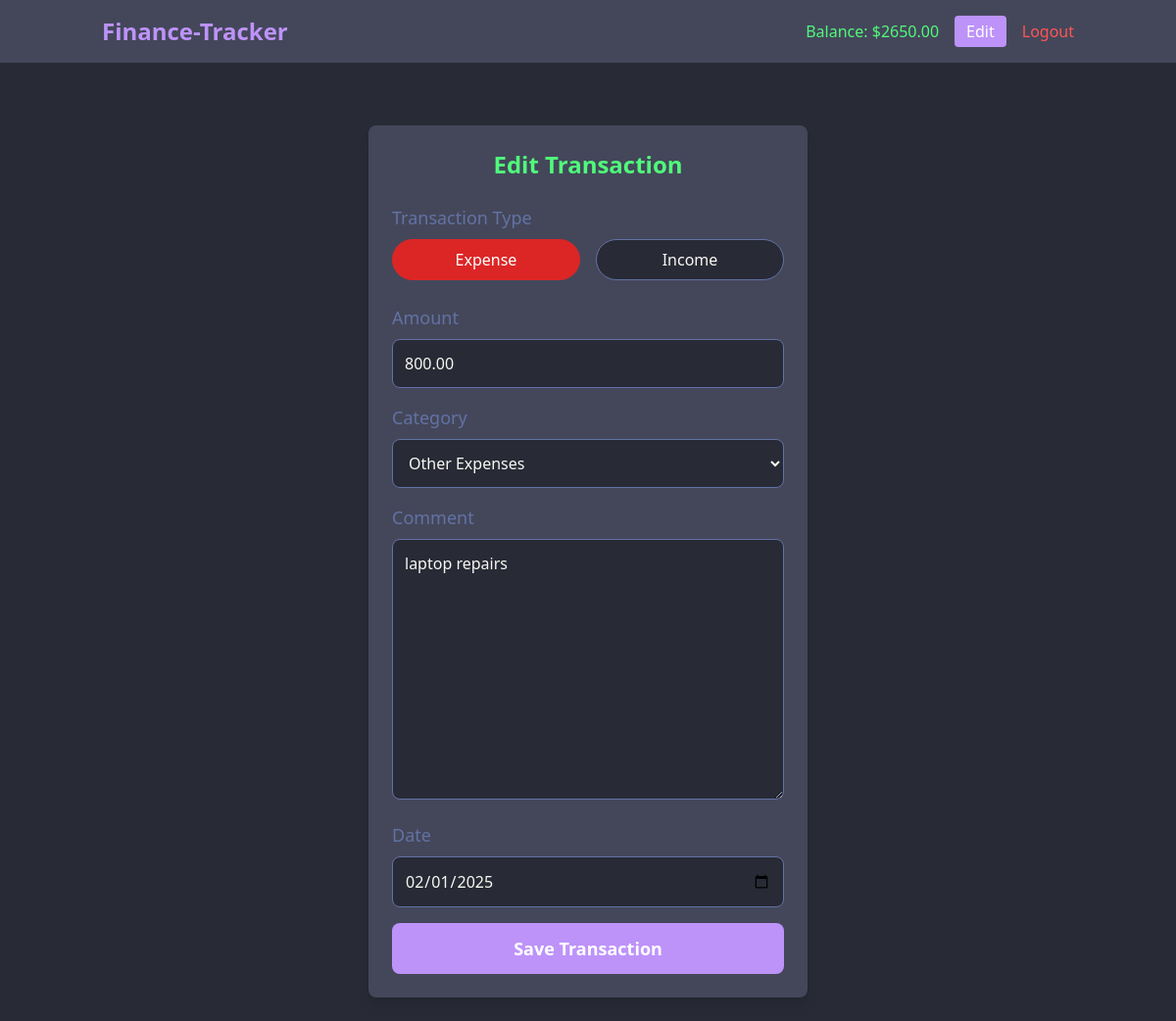
Screenshot of /edit-transaction/10/ (signed in) with the database file from the repository.
### tracker/models.py (models this page shows, shortened)
class UserProfile(models.Model):
    user = models.OneToOneField(User, on_delete=models.CASCADE)
    balance = models.DecimalField(
        max_digits=12, decimal_places=2, default=Decimal("0.00")
    )

class Transaction(models.Model):
    user = models.ForeignKey(User, on_delete=models.CASCADE)
    amount = models.DecimalField(max_digits=12, decimal_places=2)
    category = models.ForeignKey(Category, on_delete=models.SET_NULL, null=True)
    comment = models.TextField(blank=True)
    date = models.DateField()
    is_expense = models.BooleanField(default=True)

### tracker/views.py (the view)
@login_required
def edit_transaction_view(request, pk):
    transaction = get_object_or_404(Transaction, pk=pk, user=request.user)
    old_amount = transaction.amount
    if request.method == "POST":
        form = TransactionForm(request.POST, instance=transaction)
        if form.is_valid():
            updated_transaction = form.save()
            profile = request.user.userprofile
            if updated_transaction.is_expense:
                profile.balance += old_amount - updated_transaction.amount
            else:
                profile.balance += updated_transaction.amount - old_amount
            profile.save()
            messages.success(request, "Transaction updated successfully")
            return redirect("home")
        else:
            messages.error(request, "Error occurred while updating transaction")
    else:
        form = TransactionForm(instance=transaction)
    return render(request, "tracker/transaction_form.html", {"form": form})

### tracker/forms.py
class TransactionForm(forms.ModelForm):
    class Meta:
        model = Transaction
        fields = ["amount", "category", "comment", "date", "is_expense"]
        widgets = {
            "date": forms.DateInput(attrs={"type": "date"}),
        }

### tracker/models.py (called while the page is built)
    def __str__(self):
        return self.name

### tracker/templates/tracker/transaction_form.html (shortened to what this page needs)
{% extends 'tracker/base.html' %}
{% load widget_tweaks %}
{% block content %}
<div class="max-w-md mx-auto mt-10 bg-[var(--current-line)] p-6 rounded-lg shadow-lg">
    <h2 class="text-2xl mb-6 font-semibold text-[var(--green)] text-center">
        {% if form.instance.pk %}Edit{% else %}Add{% endif %} Transaction
    </h2>
    <form method="post">
        <div class="mb-6">
            <label class="block text-[var(--comment)] mb-2 text-lg font-medium">Transaction Type</label>
            <div class="flex justify-between">
                <label for="id_is_expense_expense" class="flex-1 text-center px-4 py-2 border rounded-full font-medium cursor-pointer transition-all"
                    id="expense-chip">
                    Expense
                </label>
                <div class="w-4"></div>
                <label for="id_is_expense_income" class="flex-1 text-center px-4 py-2 border rounded-full font-medium cursor-pointer transition-all"
                    id="income-chip">
                    Income
                </label>
            </div>
        </div>
        {% for field in form %}
            {% if field.name != "is_expense" %}
                <div class="mb-4">
                    <label class="block text-[var(--comment)] mb-2 text-lg font-medium">{{ field.label }}</label>
                    {% render_field field class="w-full p-3 rounded-lg bg-[var(--background)] text-[var(--foreground)] border border-[var(--comment)] focus:border-[var(--purple)] focus:ring-2 focus:ring-[var(--purple)]" %}
                </div>
            {% endif %}
        {% endfor %}
        <button type="submit" class="w-full bg-[var(--purple)] text-white px-6 py-3 rounded-lg font-semibold text-lg hover:bg-[var(--pink)] transition-all">
            Save Transaction
        </button>
    </form>
</div>
{% endblock %}

### tracker/templates/tracker/partials/_header.html (shortened to what this page needs)
<header class="bg-[var(--current-line)] py-4">
  <nav class="container mx-auto px-4 flex justify-between items-center">
    <a href="{% url 'home' %}" class="text-2xl font-bold text-[var(--purple)]"
      >Finance-Tracker</a
    >
    <div class="flex items-center space-x-4">
      {% if user.is_authenticated %}
      <span class="text-[var(--green)]"
        >Balance: ${{ user.userprofile.balance }}</span
      >
      <a
        href="{% url 'edit_balance' %}"
        class="bg-[var(--purple)] text-white px-3 py-1 rounded hover:bg-[var(--pink)]"
        >Edit</a
      >
      <a
        href="{% url 'logout' %}"
        class="text-[var(--red)] hover:text-[var(--orange)]"
        >Logout</a
      >
      {% endif %}
    </div>
  </nav>
</header>

### tracker/templates/tracker/base.html (style rules this page uses)
:root { --background: #282a36; --current-line: #44475a; --foreground: #f8f8f2; --comment: #6272a4; --cyan: #8be9fd; --green: #50fa7b; --orange: #ffb86c; --pink: #ff79c6; --purple: #bd93f9; --red: #ff5555; --yellow: #f1fa8c; }
body { background-color: var(--background); color: var(--foreground); }

### rows the page displays
Transaction: amount "800.00" "Other Expenses" "laptop repairs" "02/01/2025"

### other values shown
{{ user.userprofile.balance }} "2650.00"
{{ field.label }} "Amount" "Category" "Comment" "Date"
